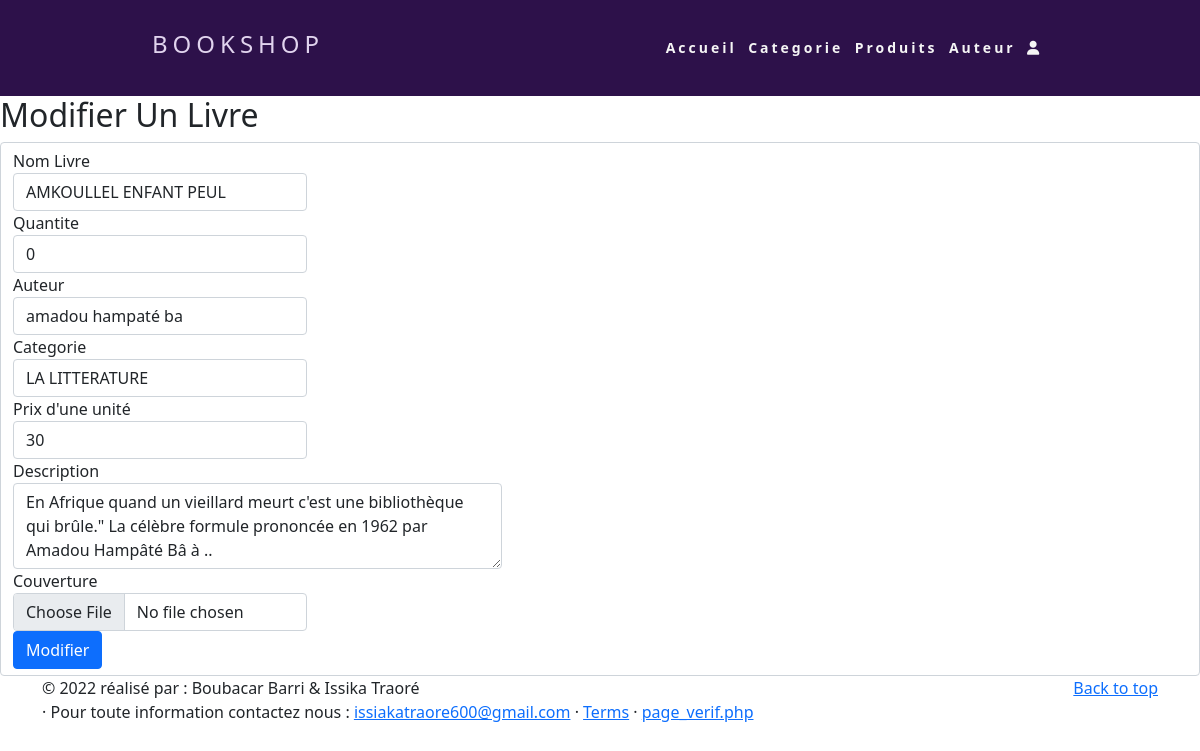
Screenshot of /Admin/editProduit.php?id=9 with the database file from the repository.
### tables this page shows
CREATE TABLE `Livre` (
  `livre_id` int(11) NOT NULL,
  `livre_nom` varchar(50) NOT NULL,
  `livre_description` text NOT NULL,
  `prix` float NOT NULL,
  `livre_img` varchar(50) DEFAULT NULL,
  `quantite` int(11) NOT NULL,
  `etat` tinyint(1) DEFAULT NULL,
  `id_categorie` int(11) NOT NULL,
  `id_Auteur` int(11) DEFAULT NULL,
  `date_Ajout` date DEFAULT NULL
);

CREATE TABLE `Auteur` (
  `auteur_id` int(11) NOT NULL,
  `auteur_nom` varchar(50) NOT NULL
);

CREATE TABLE `Categorie` (
  `categorie_id` int(11) NOT NULL,
  `categorie_nom` varchar(55) NOT NULL
);

### Models.php (called while the page is built, shortened)
<?php
function readAll($table)
{
    try {
        $connect = connectez();
        $sqlQuerry = "SELECT * FROM $table";
        $stmt = $connect->prepare($sqlQuerry);
        $stmt->execute();
        $resultat = $stmt->fetchAll();
        return $resultat;
    } catch (Exception $e) {
        $e->getMessage();
    }
}
function selectById($id)
{
    try {
        $connect = connectez();
        $sqlQuerry = "SELECT * FROM Livre WHERE livre_id=$id";
        $stmt = $connect->prepare($sqlQuerry);
        $stmt->execute();
        $resultat = $stmt->fetch();
        return $resultat;
    } catch (Exception $e) {
        $e->getMessage();
    }
}
function selectCatById($id)
{
    try {
        $connect = connectez();
        $sqlQuerry = "SELECT * FROM Categorie WHERE categorie_id=$id";
        $stmt = $connect->prepare($sqlQuerry);
        $stmt->execute();
        $resultat = $stmt->fetch();
        return $resultat;
    } catch (Exception $e) {
        $e->getMessage();
    }
}
function selectAutById($id)
{
    try {
        $connect = connectez();
        $sqlQuerry = "SELECT * FROM Auteur WHERE auteur_id=$id";
        $stmt = $connect->prepare($sqlQuerry);
        $stmt->execute();
        $resultat = $stmt->fetch();
        return $resultat;
    } catch (Exception $e) {
        $e->getMessage();
    }
}

### Admin/editProduit.php (the view, shortened to what this page needs)
<?php
require '../Models.php';
?>
<?php
if (isset($_GET['id']) && !empty($_GET['id']) && is_numeric($_GET['id'])) {
    $produit = selectById($_GET['id']);
    $idAuteur = $produit['id_Auteur'];
    $auteur = selectAutById($idAuteur);
    $idcategorie = $produit['id_categorie'];
    $categorie = selectCatById($idcategorie);
    $Categories = readAll("Categorie");
    $Auteurs = readAll("Auteur");
?>
    <!DOCTYPE html>
    <html lang="en">
    <head>
        <link rel="stylesheet" href="../Front/style/bootstrap.css">
    </head>
    <body>
        <?php include_once("Navbar.php"); ?>
        <h2>Modifier Un Livre</h2>
        <form class="form-control bordered" method="POST" action="" enctype="multipart/form-data">
            <fieldset>
                <div class="col-lg-3">
                    <label for="nom">Nom Livre</label>
                    <input type="text" name="nomLivre" value="<?php echo $produit['livre_nom']; ?>" class="form-control">
                </div>
                <div class="col-lg-3">
                    <label for="quantite">Quantite</label>
                    <input type="number" name="quantite" value="<?php echo $produit['quantite']; ?>" class="form-control">
                </div>
                <div class="form-group col-lg-3">
                    <label for="Auteur">Auteur</label>
                    <select id="Auteur" class="form-control" name="auteur">
                        <option value="<?php echo $auteur['auteur_id']; ?>" selected><?php echo $auteur['auteur_nom']; ?></option>
                    </select>
                </div>
                <div class="form-group col-lg-3">
                    <label for="categorie">Categorie</label>
                    <select id="categorie" name="categorie" class="form-control">
                        <option value="<?php echo $categorie['categorie_id']; ?>" selected><?php echo $categorie['categorie_nom']; ?></option>
                    </select>
                </div>
                <div class="col-lg-3">
                    <label for="Prix">Prix d'une unité</label>
                    <input type="number" name="prix" id="prix" value="<?php echo $produit['prix']; ?>" class="form-control">
                </div>
                <div class="col-lg-5">
                    <label for="desc">Description</label>
                    <textarea class="form-control" id="desc" name="livre_desc" rows="3"><?php echo $produit['livre_description']; ?></textarea>
                </div>
                <div class="col-lg-3">
                    <label for="image">Couverture</label>
                    <input type="file" name="image" id="image" class="form-control" placeholder="importer une couverture">
                </div>
                <button type="submit" class="btn btn-primary">Modifier</button>
            </fieldset>
        </form>
        <?php include_once("footerAdmin.php"); ?>
    </body>
    </html>
<?php } ?>

### Admin/Navbar.php (style rules this page uses)
* { margin: 0; padding: 0; box-sizing: border-box; }
form { display: none; }

### rows the page displays
livre: nomLivre "AMKOULLEL ENFANT PEUL", quantite "0", prix "30", livre_desc "En Afrique quand un vieillard meurt c'est une bibliothèque qui brûle.\" La célèbre formule prononcée en 1962 par Amadou Hampâté Bâ à .."
auteur: auteur "amadou hampaté ba"
categorie: categorie "LA LITTERATURE"
